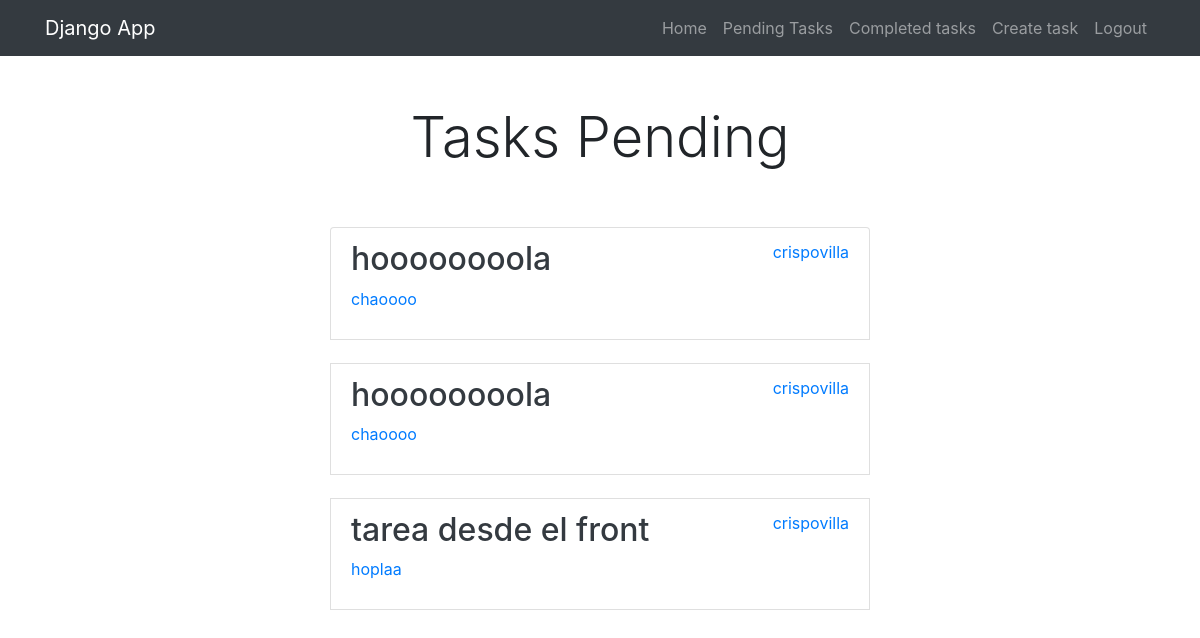
Screenshot of /tasks/ (signed in) with the database file from the repository.
### tasks/models.py (models this page shows)
class Task(models.Model):
    title = models.CharField(max_length=100)
    description = models.TextField(blank=True)
    created = models.DateTimeField(auto_now_add=True)
    datecompleted = models.DateTimeField(null=True, blank=True)
    important = models.BooleanField(default=False)
    user = models.ForeignKey(User, on_delete=models.CASCADE)
    def __str__(self):
        return self.title + ' - by ' + self.user.username

### tasks/views.py (the view)
# urls.py: path('tasks/', views.tasks, name='tasks'),
@login_required
def tasks(request):
    tasks = Task.objects.filter(user=request.user, datecompleted__isnull=True)
    print(tasks)
    return render(request, 'tasks.html', {'tasks': tasks})

### tasks/templates/tasks.html (shortened to what this page needs)
{% extends 'base.html' %} {% block content %}
<main class="container">
  <div class="row">
    <div class="col-md-6 offset-md-3">
      <h1 class="text-center display-4 py-5">Tasks Pending</h1>
      <ul class="list-group">
        {% for task in tasks %}
        <a class="list-group-item" href="{% url 'task_detail' task.id %}">
          <header class="d-flex justify-content-between">
            {% if task.important %}
            <h2 class="fw-bold text-dark">{{task.title }}</h2>
            {% else %}
            <h2 class="fw-bold text-secondary">{{task.title }}</h2>
            {% endif %}
            <p>{{ task.user.username }}</p>
          </header>
          <p>{{task.description }}</p>
        </a>
        <br />
        {% endfor %}
      </ul>
    </div>
  </div>
</main>
{% endblock %}

### rows the page displays
Task: title "hoooooooola", user.username "crispovilla", description "chaoooo"
Task: title "hoooooooola", user.username "crispovilla", description "chaoooo"
Task: title "tarea desde el front", user.username "crispovilla", description "hoplaa"
